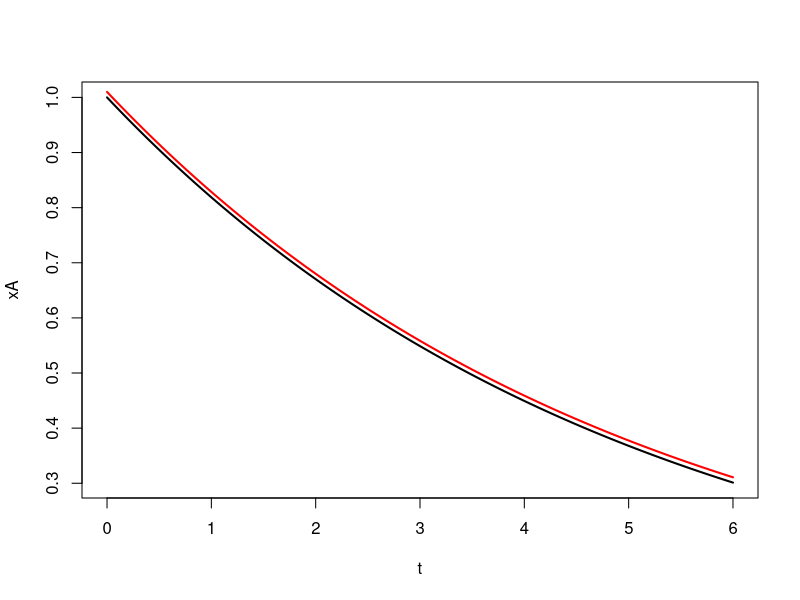

Write R code to recreate this figure.
t1 = 0
t2 = 6

del1 = .01

t = seq(t1, t2, del1)

xA = exp(-t/5)

plot(t, xA, type='l', lwd=2)

# solucion de x'=-x/5 x(0) =1

n = length(t)

xN = rep(0, n)

x1 = 1
xN[1] = x1

for (i in 2:n){
  x2 = x1 + del1 * (-x1/5)
  x1 = x2
  xN[i] = x1
}

points(t, xN+.01, type='l', lwd=2, col='red')


